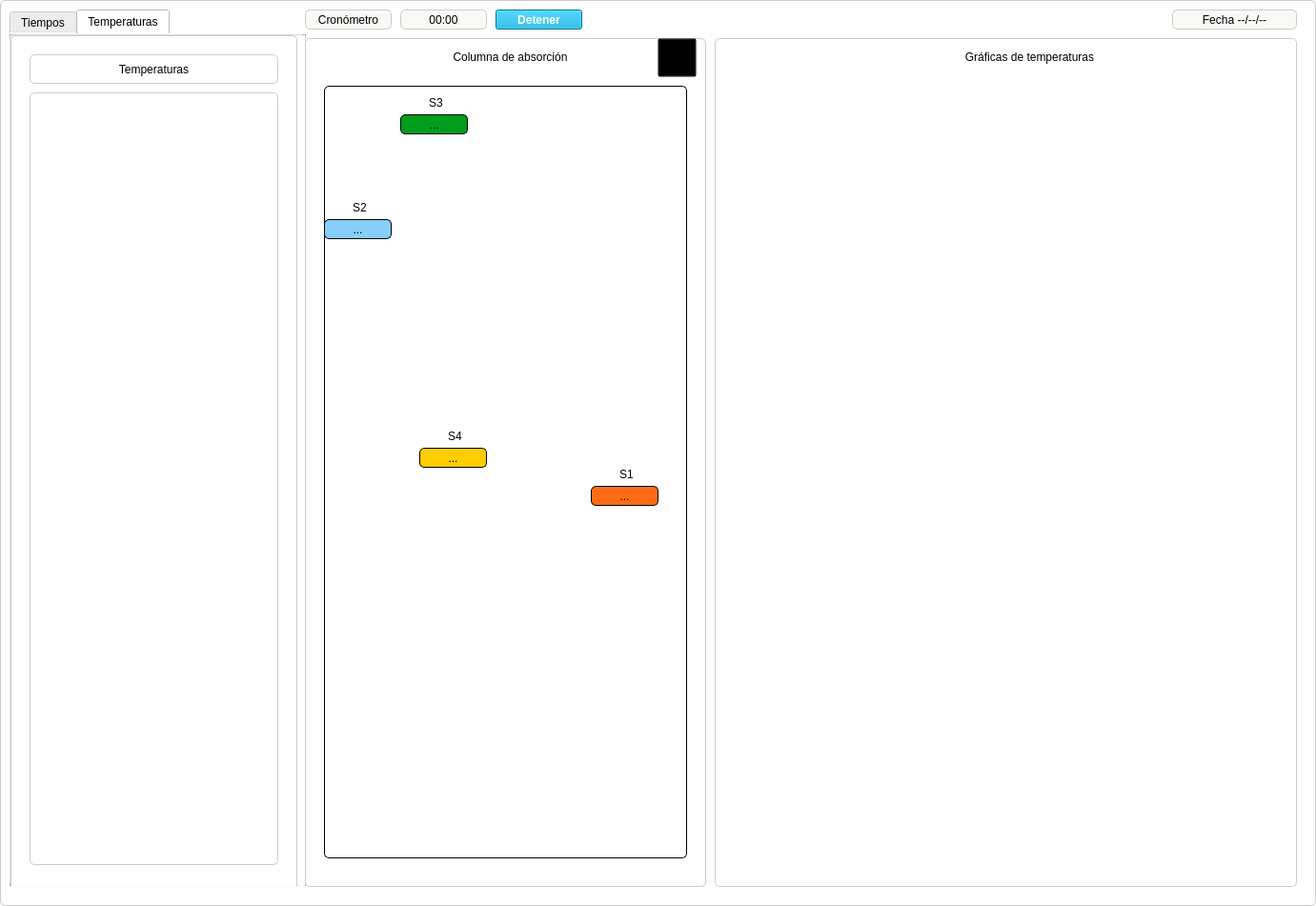
   <widget class="QFrame" name="frame_3">
    <property name="geometry">
     <rect>
      <x>520</x>
      <y>80</y>
      <width>1381</width>
      <height>951</height>
     </rect>
    </property>
    <property name="styleSheet">
     <string notr="true">QFrame {
    background-color: white;
    border-style: solid;
    border-width: 1px;
    border-color: #ccc;
    border-radius: 5px;
}
</string>
    </property>
    <property name="frameShape">
     <enum>QFrame::StyledPanel</enum>
    </property>
    <property name="frameShadow">
     <enum>QFrame::Raised</enum>
    </property>
    <widget class="QLabel" name="lbl_fecha_actual">
     <property name="geometry">
      <rect>
       <x>1230</x>
       <y>10</y>
       <width>131</width>
       <height>21</height>
      </rect>
     </property>
     <property name="styleSheet">
      <string notr="true">background-color: #f9f9f6</string>
     </property>
     <property name="text">
      <string>Fecha --/--/--</string>
     </property>
     <property name="alignment">
      <set>Qt::AlignCenter</set>
     </property>
    </widget>
    <widget class="QFrame" name="frame_6">
     <property name="geometry">
      <rect>
       <x>320</x>
       <y>40</y>
       <width>421</width>
       <height>891</height>
      </rect>
     </property>
     <property name="frameShape">
      <enum>QFrame::StyledPanel</enum>
     </property>
     <property name="frameShadow">
      <enum>QFrame::Raised</enum>
     </property>
     <widget class="QLabel" name="label_43">
      <property name="geometry">
       <rect>
        <x>690</x>
        <y>10</y>
        <width>81</width>
        <height>20</height>
       </rect>
      </property>
      <property name="font">
       <font>
        <pointsize>9</pointsize>
       </font>
      </property>
      <property name="styleSheet">
       <string notr="true">border-color: none
</string>
      </property>
      <property name="text">
       <string>Gráfica</string>
      </property>
      <property name="alignment">
       <set>Qt::AlignCenter</set>
      </property>
     </widget>
     <widget class="QPushButton" name="btn_guardar_datos">
      <property name="geometry">
       <rect>
        <x>990</x>
        <y>7</y>
        <width>41</width>
        <height>31</height>
       </rect>
      </property>
      <property name="toolTip">
       <string>&lt;html&gt;&lt;head/&gt;&lt;body&gt;&lt;p&gt;Guardar&lt;/p&gt;&lt;/body&gt;&lt;/html&gt;</string>
      </property>
      <property name="styleSheet">
       <string notr="true">border-color: none;
background-color: transparent;
</string>
      </property>
      <property name="text">
       <string/>
      </property>
      <property name="icon">
       <iconset>
        <normaloff>../../resources/images/iconos/salvar.png</normaloff>../../resources/images/iconos/salvar.png</iconset>
      </property>
      <property name="iconSize">
       <size>
        <width>35</width>
        <height>35</height>
       </size>
      </property>
     </widget>
     <widget class="QFrame" name="frame_8">
      <property name="geometry">
       <rect>
        <x>20</x>
        <y>50</y>
        <width>381</width>
        <height>811</height>
       </rect>
      </property>
      <property name="styleSheet">
       <string notr="true">border-image: url(:/images/columnas_de_ad.jpg);
border-color: black</string>
      </property>
      <property name="frameShape">
       <enum>QFrame::StyledPanel</enum>
      </property>
      <property name="frameShadow">
       <enum>QFrame::Raised</enum>
      </property>
      <widget class="QLabel" name="lbl_sensor3">
       <property name="geometry">
        <rect>
         <x>80</x>
         <y>30</y>
         <width>71</width>
         <height>21</height>
        </rect>
       </property>
       <property name="font">
        <font>
         <pointsize>9</pointsize>
         <weight>50</weight>
         <bold>false</bold>
        </font>
       </property>
       <property name="toolTip">
        <string>&lt;html&gt;&lt;head/&gt;&lt;body&gt;&lt;p&gt;&lt;br/&gt;&lt;/p&gt;&lt;/body&gt;&lt;/html&gt;</string>
       </property>
       <property name="styleSheet">
        <string notr="true">border-image: none;
color: rgb(0, 0, 0);
background-color:  #009d1e;</string>
       </property>
       <property name="text">
        <string>...</string>
       </property>
       <property name="alignment">
        <set>Qt::AlignCenter</set>
       </property>
      </widget>
      <widget class="QLabel" name="lbl_sensor1">
       <property name="geometry">
        <rect>
         <x>280</x>
         <y>420</y>
         <width>71</width>
         <height>21</height>
        </rect>
       </property>
       <property name="font">
        <font>
         <pointsize>9</pointsize>
         <weight>50</weight>
         <bold>false</bold>
        </font>
       </property>
       <property name="toolTip">
        <string>&lt;html&gt;&lt;head/&gt;&lt;body&gt;&lt;p&gt;&lt;br/&gt;&lt;/p&gt;&lt;/body&gt;&lt;/html&gt;</string>
       </property>
       <property name="styleSheet">
        <string notr="true">border-image: none;
background-color:#ff6c13;
color: rgb(0, 0, 0);</string>
       </property>
       <property name="text">
        <string>...</string>
       </property>
       <property name="alignment">
        <set>Qt::AlignCenter</set>
       </property>
      </widget>
      <widget class="QLabel" name="lbl_sensor2">
       <property name="geometry">
        <rect>
         <x>0</x>
         <y>140</y>
         <width>71</width>
         <height>21</height>
        </rect>
       </property>
       <property name="font">
        <font>
         <pointsize>9</pointsize>
         <weight>50</weight>
         <bold>false</bold>
        </font>
       </property>
       <property name="toolTip">
        <string>&lt;html&gt;&lt;head/&gt;&lt;body&gt;&lt;p&gt;&lt;br/&gt;&lt;/p&gt;&lt;/body&gt;&lt;/html&gt;</string>
       </property>
       <property name="styleSheet">
        <string notr="true">border-image: none;
background-color:rgb(135, 206, 250);
color: rgb(0, 0, 0);</string>
       </property>
       <property name="text">
        <string>...</string>
       </property>
       <property name="alignment">
        <set>Qt::AlignCenter</set>
       </property>
      </widget>
      <widget class="QLabel" name="lbl_sensor4">
       <property name="geometry">
        <rect>
         <x>100</x>
         <y>380</y>
         <width>71</width>
         <height>21</height>
        </rect>
       </property>
       <property name="font">
        <font>
         <pointsize>9</pointsize>
         <weight>50</weight>
         <bold>false</bold>
        </font>
       </property>
       <property name="toolTip">
        <string>&lt;html&gt;&lt;head/&gt;&lt;body&gt;&lt;p&gt;&lt;br/&gt;&lt;/p&gt;&lt;/body&gt;&lt;/html&gt;</string>
       </property>
       <property name="styleSheet">
        <string notr="true">border-image: none;
background-color: rgb(255, 205, 0);
color: rgb(0, 0, 0);</string>
       </property>
       <property name="text">
        <string>...</string>
       </property>
       <property name="alignment">
        <set>Qt::AlignCenter</set>
       </property>
      </widget>
      <widget class="QLabel" name="label_54">
       <property name="geometry">
        <rect>
         <x>290</x>
         <y>400</y>
         <width>55</width>
         <height>16</height>
        </rect>
       </property>
       <property name="styleSheet">
        <string notr="true">border-image: none;
border-color: none;</string>
       </property>
       <property name="text">
        <string>S1</string>
       </property>
       <property name="alignment">
        <set>Qt::AlignCenter</set>
       </property>
      </widget>
      <widget class="QLabel" name="label_55">
       <property name="geometry">
        <rect>
         <x>110</x>
         <y>360</y>
         <width>55</width>
         <height>16</height>
        </rect>
       </property>
       <property name="styleSheet">
        <string notr="true">border-image: none;
border-color: none;</string>
       </property>
       <property name="text">
        <string>S4</string>
       </property>
       <property name="alignment">
        <set>Qt::AlignCenter</set>
       </property>
      </widget>
      <widget class="QLabel" name="label_58">
       <property name="geometry">
        <rect>
         <x>10</x>
         <y>120</y>
         <width>55</width>
         <height>16</height>
        </rect>
       </property>
       <property name="styleSheet">
        <string notr="true">border-image: none;
border-color: none;</string>
       </property>
       <property name="text">
        <string>S2</string>
       </property>
       <property name="alignment">
        <set>Qt::AlignCenter</set>
       </property>
      </widget>
      <widget class="QLabel" name="label_59">
       <property name="geometry">
        <rect>
         <x>90</x>
         <y>10</y>
         <width>55</width>
         <height>16</height>
        </rect>
       </property>
       <property name="styleSheet">
        <string notr="true">border-image: none;
border-color: none;</string>
       </property>
       <property name="text">
        <string>S3</string>
       </property>
       <property name="alignment">
        <set>Qt::AlignCenter</set>
       </property>
      </widget>
     </widget>
     <widget class="QLabel" name="label_52">
      <property name="geometry">
       <rect>
        <x>140</x>
        <y>10</y>
        <width>151</width>
        <height>20</height>
       </rect>
      </property>
      <property name="font">
       <font>
        <pointsize>9</pointsize>
       </font>
      </property>
      <property name="styleSheet">
       <string notr="true">border-color: none
</string>
      </property>
      <property name="text">
       <string>Columna de absorción</string>
      </property>
      <property name="alignment">
       <set>Qt::AlignCenter</set>
      </property>
     </widget>
     <widget class="QPushButton" name="btn_grafica_exp">
      <property name="geometry">
       <rect>
        <x>370</x>
        <y>0</y>
        <width>41</width>
        <height>41</height>
       </rect>
      </property>
      <property name="toolTip">
       <string>&lt;html&gt;&lt;head/&gt;&lt;body&gt;&lt;p&gt;Gráfica de experimentación&lt;/p&gt;&lt;/body&gt;&lt;/html&gt;</string>
      </property>
      <property name="styleSheet">
       <string notr="true">background-color: transparent</string>
      </property>
      <property name="text">
       <string/>
      </property>
      <property name="icon">
       <iconset>
        <normaloff>../../resources/images/iconos/graficaico_.png</normaloff>../../resources/images/iconos/graficaico_.png</iconset>
      </property>
      <property name="iconSize">
       <size>
        <width>35</width>
        <height>35</height>
       </size>
      </property>
     </widget>
    </widget>
    <widget class="QTabWidget" name="tabWidget">
     <property name="geometry">
      <rect>
       <x>10</x>
       <y>10</y>
       <width>311</width>
       <height>921</height>
      </rect>
     </property>
     <property name="styleSheet">
      <string notr="true">border-color: none;
background-color: rgb(255, 255, 255);</string>
     </property>
     <property name="currentIndex">
      <number>1</number>
     </property>
     <widget class="QWidget" name="tab">
      <attribute name="title">
       <string>Tiempos</string>
      </attribute>
      <widget class="QFrame" name="frame_5">
       <property name="geometry">
        <rect>
         <x>0</x>
         <y>0</y>
         <width>301</width>
         <height>901</height>
        </rect>
       </property>
       <property name="styleSheet">
        <string notr="true">QFrame {
    background-color: white;
    border-style: solid;
    border-width: 1px;
    border-color: #ccc;
    border-radius: 5px;
}</string>
       </property>
       <property name="frameShape">
        <enum>QFrame::StyledPanel</enum>
       </property>
       <property name="frameShadow">
        <enum>QFrame::Raised</enum>
       </property>
       <widget class="QLabel" name="label_34">
        <property name="geometry">
         <rect>
          <x>20</x>
          <y>20</y>
          <width>261</width>
          <height>31</height>
         </rect>
        </property>
        <property name="text">
         <string>Tiempos</string>
        </property>
        <property name="alignment">
         <set>Qt::AlignCenter</set>
        </property>
       </widget>
       <widget class="QPlainTextEdit" name="txt_area_tiempos">
        <property name="geometry">
         <rect>
          <x>20</x>
          <y>60</y>
          <width>261</width>
          <height>811</height>
         </rect>
        </property>
       </widget>
      </widget>
     </widget>
     <widget class="QWidget" name="tab_2">
      <attribute name="title">
       <string>Temperaturas</string>
      </attribute>
      <widget class="QFrame" name="frame_7">
       <property name="geometry">
        <rect>
         <x>0</x>
         <y>0</y>
         <width>301</width>
         <height>901</height>
        </rect>
       </property>
       <property name="styleSheet">
        <string notr="true">QFrame {
    background-color: white;
    border-style: solid;
    border-width: 1px;
    border-color: #ccc;
    border-radius: 5px;
}</string>
       </property>
       <property name="frameShape">
        <enum>QFrame::StyledPanel</enum>
       </property>
       <property name="frameShadow">
        <enum>QFrame::Raised</enum>
       </property>
       <widget class="QLabel" name="label_40">
        <property name="geometry">
         <rect>
          <x>20</x>
          <y>20</y>
          <width>261</width>
          <height>31</height>
         </rect>
        </property>
        <property name="text">
         <string>Temperaturas</string>
        </property>
        <property name="alignment">
         <set>Qt::AlignCenter</set>
        </property>
       </widget>
       <widget class="QPlainTextEdit" name="txt_area_temperaturas">
        <property name="geometry">
         <rect>
          <x>20</x>
          <y>60</y>
          <width>261</width>
          <height>811</height>
         </rect>
        </property>
       </widget>
      </widget>
     </widget>
    </widget>
    <widget class="QLabel" name="label_36">
     <property name="geometry">
      <rect>
       <x>320</x>
       <y>10</y>
       <width>91</width>
       <height>21</height>
      </rect>
     </property>
     <property name="styleSheet">
      <string notr="true">background-color: #f9f9f6</string>
     </property>
     <property name="text">
      <string>Cronómetro</string>
     </property>
     <property name="alignment">
      <set>Qt::AlignCenter</set>
     </property>
    </widget>
    <widget class="QLabel" name="lbl_cronometro">
     <property name="geometry">
      <rect>
       <x>420</x>
       <y>10</y>
       <width>91</width>
       <height>21</height>
      </rect>
     </property>
     <property name="styleSheet">
      <string notr="true">background-color: #f9f9f6</string>
     </property>
     <property name="text">
      <string>00:00</string>
     </property>
     <property name="alignment">
      <set>Qt::AlignCenter</set>
     </property>
    </widget>
    <widget class="QPushButton" name="btn_detener_cronometro">
     <property name="geometry">
      <rect>
       <x>520</x>
       <y>10</y>
       <width>91</width>
       <height>21</height>
      </rect>
     </property>
     <property name="font">
      <font>
       <weight>75</weight>
       <bold>true</bold>
      </font>
     </property>
     <property name="toolTip">
      <string>&lt;html&gt;&lt;head/&gt;&lt;body&gt;&lt;p&gt;&lt;br/&gt;&lt;/p&gt;&lt;/body&gt;&lt;/html&gt;</string>
     </property>
     <property name="styleSheet">
      <string notr="true">background-color:#00a6d5;
color: rgb(255, 255, 255);</string>
     </property>
     <property name="text">
      <string>Detener</string>
     </property>
     <property name="iconSize">
      <size>
       <width>35</width>
       <height>35</height>
      </size>
     </property>
    </widget>
    <widget class="QFrame" name="frame_9">
     <property name="geometry">
      <rect>
       <x>750</x>
       <y>40</y>
       <width>611</width>
       <height>891</height>
      </rect>
     </property>
     <property name="frameShape">
      <enum>QFrame::StyledPanel</enum>
     </property>
     <property name="frameShadow">
      <enum>QFrame::Raised</enum>
     </property>
     <widget class="QWidget" name="verticalLayoutWidget_5">
      <property name="geometry">
       <rect>
        <x>10</x>
        <y>680</y>
        <width>591</width>
        <height>181</height>
       </rect>
      </property>
      <layout class="QVBoxLayout" name="grafica_temperaturas_5"/>
     </widget>
     <widget class="QWidget" name="verticalLayoutWidget_3">
      <property name="geometry">
       <rect>
        <x>10</x>
        <y>470</y>
        <width>591</width>
        <height>191</height>
       </rect>
      </property>
      <layout class="QVBoxLayout" name="grafica_temperaturas_4"/>
     </widget>
     <widget class="QWidget" name="verticalLayoutWidget_4">
      <property name="geometry">
       <rect>
        <x>10</x>
        <y>260</y>
        <width>591</width>
        <height>191</height>
       </rect>
      </property>
      <layout class="QVBoxLayout" name="grafica_temperaturas_3"/>
     </widget>
     <widget class="QWidget" name="verticalLayoutWidget">
      <property name="geometry">
       <rect>
        <x>10</x>
        <y>50</y>
        <width>591</width>
        <height>191</height>
       </rect>
      </property>
      <layout class="QVBoxLayout" name="grafica_temperaturas"/>
     </widget>
     <widget class="QLabel" name="label_53">
      <property name="geometry">
       <rect>
        <x>240</x>
        <y>10</y>
        <width>181</width>
        <height>20</height>
       </rect>
      </property>
      <property name="font">
       <font>
        <pointsize>9</pointsize>
       </font>
      </property>
      <property name="styleSheet">
       <string notr="true">border-color: none
</string>
      </property>
      <property name="text">
       <string>Gráficas de temperaturas</string>
      </property>
      <property name="alignment">
       <set>Qt::AlignCenter</set>
      </property>
     </widget>
    </widget>
    <zorder>lbl_fecha_actual</zorder>
    <zorder>tabWidget</zorder>
    <zorder>frame_6</zorder>
    <zorder>label_36</zorder>
    <zorder>lbl_cronometro</zorder>
    <zorder>btn_detener_cronometro</zorder>
    <zorder>frame_9</zorder>
   </widget>
